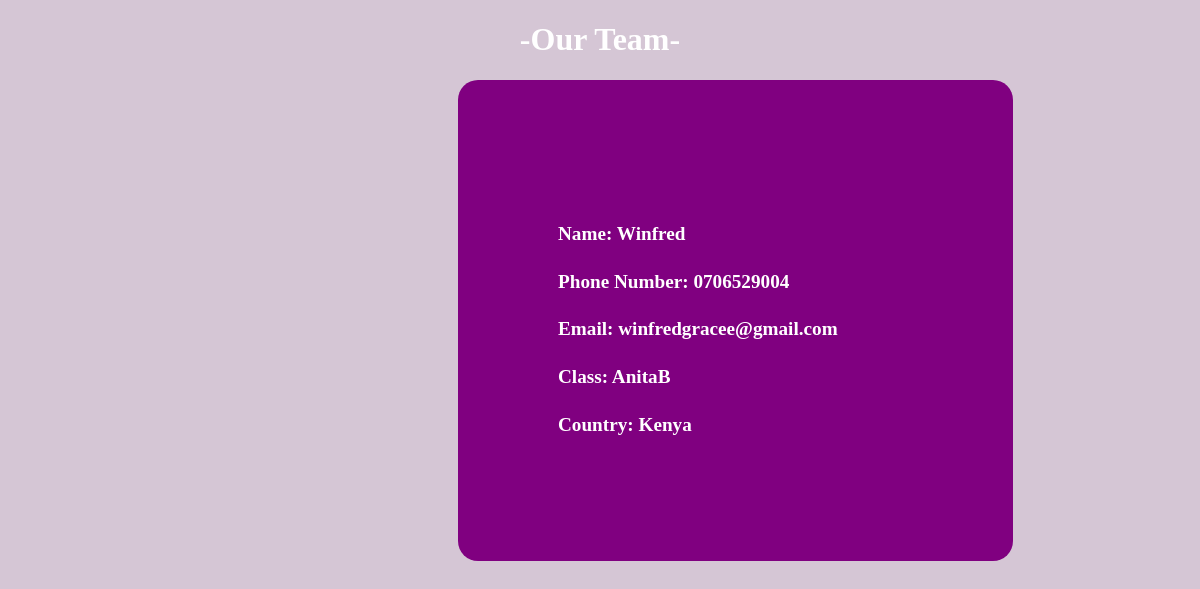
The app's page /student/profile/1/, older data.
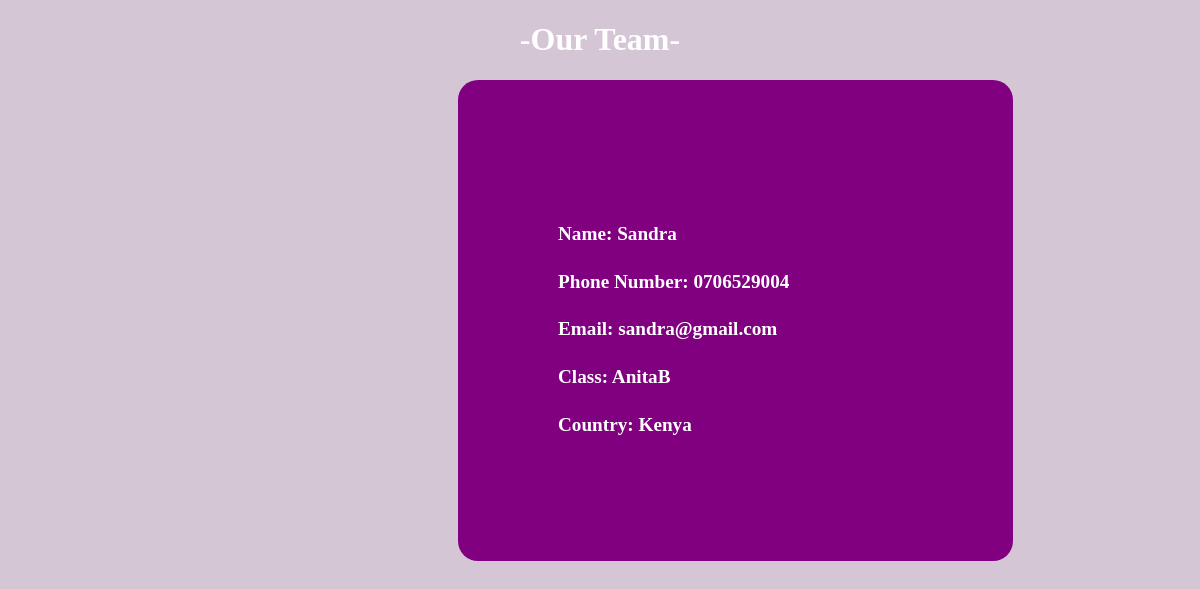
The same page, newer data.
### student/models.py (models this page shows)
class Student(models.Model):
    first_name = models.CharField(max_length=10)
    last_name = models.CharField(max_length=10)
    age = models.PositiveSmallIntegerField()
    date_of_birth = models.DateField()
    phone_number = models.CharField(max_length=13)
    email = models.EmailField()
    national_id = models.CharField(max_length=12)
    country = models.CharField(max_length=12, default="Valid")
    gender = ((u'M', u'Male'),
              (u'F', u'Female'),
              (u'O', u'Others'),)
    gender = models.CharField(max_length=1, choices=gender)
    guardian = models.CharField(max_length=18)
    class_name = models.CharField(max_length=10)
    room = models.CharField(max_length=8)
    big_sister = models.CharField(max_length=18, default="Valid")
    mentors_name = models.CharField(max_length=18)
    laptop_number = models.PositiveSmallIntegerField()

### student/views.py (the view)
# urls.py: path("profile/<int:id>/", student_profile,name="student_profile"),
def student_profile(request,id):
    student=Student.objects.get(id=id)
    return render(request,"student_profile.html",{"student": student})

### student/templates/student_profile.html (shortened to what this page needs)
<!DOCTYPE html>
<html lang="en">
<head>
</head>
<body>
  <h1>-Our Team-</h1>
    <div class="profile">
    <div class="content">
    <h4> Name: {{student.first_name}} {{trainer.last_name}}</h4>
    <h4>Phone Number: {{student.phone_number}}</h4>
    <h4>Email: {{student.email}}</h4>
    <h4>Class: {{student.class_name}}</h4>
    <h4>Country: {{student.country}}</h4>
</div>
</div>
</body>
</html>

### student/templates/student_profile.html (style rules this page uses)
body { background-color: rgb(213, 198, 213); }
.profile { background-color: purple; padding: 100px; color: white; width: 30%; margin-left: 450px; border-radius: 20px; height: fit-content; }
h1 { color: white; text-align: center; }
.content { font-size: larger; }

Row changes from the older to the newer data that the page shows:
changed Student "AnitaB": first_name "Winfred" → "Sandra"; email "winfredgracee@gmail.com" → "sandra@gmail.com"
